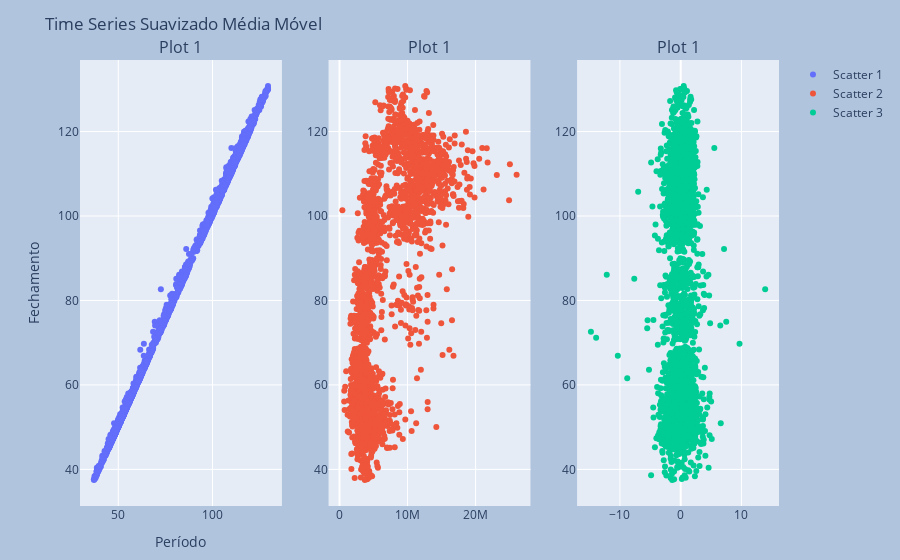

Notebook code cell kept with this figure:
### Code cell
fig = make_subplots(rows = 1, cols = 3, subplot_titles = ('Plot 1', 'Plot 1', 'Plot 1'))

fig.add_trace(
    go.Scatter(x = df['minima'], y = df['fechamento'], mode = 'markers', name = 'Scatter 1'),
    row = 1, col = 1
)

fig.add_trace(
    go.Scatter(x = df['volume'], y = df['fechamento'], mode = 'markers', name = 'Scatter 2'),
    row = 1, col = 2
)

fig.add_trace(
    go.Scatter(x = df['variacao'], y = df['fechamento'], mode = 'markers', name = 'Scatter 3'),
    row = 1, col = 3
)

fig.update_layout(
    margin = dict(l = 80, r = 20, t = 60, b = 50),
    paper_bgcolor = 'LightSteelBlue',
    title = 'Time Series Suavizado Média Móvel',
    xaxis_title = 'Período',
    yaxis_title = 'Fechamento'
)

fig.show()

### Figure 1 — Plotly figure (JSON) as saved in the notebook; plotly's stock layout.template omitted (floating-point values rounded to 4 significant figures; data arrays with more than 128 entries replaced by an {"elided": "..."} marker saying what was removed)
{"data": [{"mode": "markers", "name": "Scatter 1", "type": "scatter", "x": {"elided": "2884 float values"}, "xaxis": "x", "y": {"elided": "2884 float values"}, "yaxis": "y"}, {"mode": "markers", "name": "Scatter 2", "type": "scatter", "x": {"elided": "2884 int values"}, "xaxis": "x2", "y": {"elided": "2884 float values"}, "yaxis": "y2"}, {"mode": "markers", "name": "Scatter 3", "type": "scatter", "x": {"elided": "2884 float values"}, "xaxis": "x3", "y": {"elided": "2884 float values"}, "yaxis": "y3"}], "layout": {"annotations": [{"font": {"size": 16}, "showarrow": false, "text": "Plot 1", "x": 0.1444, "xanchor": "center", "xref": "paper", "y": 1, "yanchor": "bottom", "yref": "paper"}, {"font": {"size": 16}, "showarrow": false, "text": "Plot 1", "x": 0.5, "xanchor": "center", "xref": "paper", "y": 1, "yanchor": "bottom", "yref": "paper"}, {"font": {"size": 16}, "showarrow": false, "text": "Plot 1", "x": 0.8556, "xanchor": "center", "xref": "paper", "y": 1, "yanchor": "bottom", "yref": "paper"}], "margin": {"b": 50, "l": 80, "r": 20, "t": 60}, "paper_bgcolor": "LightSteelBlue", "title": {"text": "Time Series Suavizado Média Móvel"}, "xaxis": {"anchor": "y", "domain": [0, 0.2889], "title": {"text": "Período"}}, "xaxis2": {"anchor": "y2", "domain": [0.3556, 0.6444]}, "xaxis3": {"anchor": "y3", "domain": [0.7111, 1]}, "yaxis": {"anchor": "x", "domain": [0, 1], "title": {"text": "Fechamento"}}, "yaxis2": {"anchor": "x2", "domain": [0, 1]}, "yaxis3": {"anchor": "x3", "domain": [0, 1]}}}
